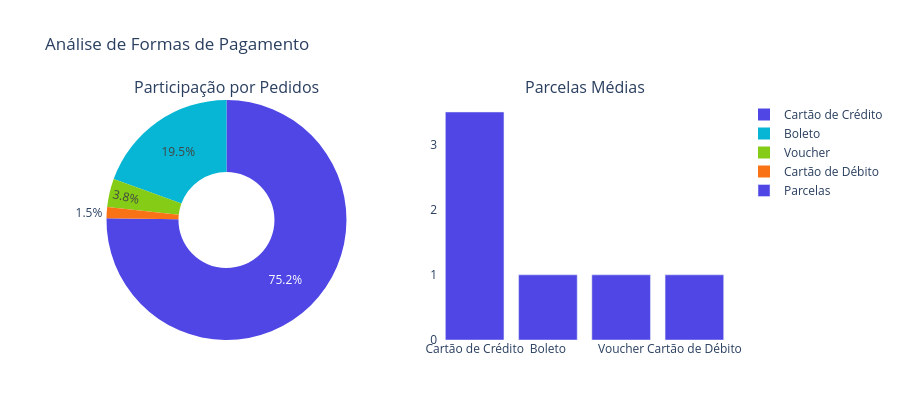

The notebook cell this image was saved under:
### Markdown cell above
## 9. Análise de Formas de Pagamento

### Code cell
query_pagamentos = """
SELECT
    payment_type                                AS forma_pagamento,
    COUNT(DISTINCT order_id)                    AS pedidos,
    ROUND(SUM(payment_value), 2)                AS valor_total,
    ROUND(AVG(payment_installments), 1)         AS parcelas_medias
FROM payments
WHERE payment_type != 'not_defined'
GROUP BY payment_type
ORDER BY pedidos DESC
"""

pagamentos = pd.read_sql(query_pagamentos, conn)
pagamentos['forma_pagamento'] = pagamentos['forma_pagamento'].replace({
    'credit_card': 'Cartão de Crédito',
    'boleto': 'Boleto',
    'voucher': 'Voucher',
    'debit_card': 'Cartão de Débito'
})

fig = make_subplots(rows=1, cols=2, specs=[[{'type':'pie'}, {'type':'bar'}]],
                    subplot_titles=('Participação por Pedidos', 'Parcelas Médias'))

fig.add_trace(go.Pie(
    labels=pagamentos['forma_pagamento'],
    values=pagamentos['pedidos'],
    hole=0.4,
    marker_colors=['#4f46e5','#06b6d4','#84cc16','#f97316']
), row=1, col=1)

fig.add_trace(go.Bar(
    x=pagamentos['forma_pagamento'],
    y=pagamentos['parcelas_medias'],
    marker_color='#4f46e5', name='Parcelas'
), row=1, col=2)

fig.update_layout(
    title='Análise de Formas de Pagamento',
    height=420, plot_bgcolor='white', paper_bgcolor='white'
)
fig.show()

### Figure 1 — Plotly figure (JSON) as saved in the notebook; plotly's stock layout.template omitted (floating-point values rounded to 4 significant figures)
{"data": [{"domain": {"x": [0, 0.45], "y": [0, 1]}, "hole": 0.4, "labels": ["Cartão de Crédito", "Boleto", "Voucher", "Cartão de Débito"], "marker": {"colors": ["#4f46e5", "#06b6d4", "#84cc16", "#f97316"]}, "type": "pie", "values": [76505, 19784, 3866, 1528]}, {"marker": {"color": "#4f46e5"}, "name": "Parcelas", "type": "bar", "x": ["Cartão de Crédito", "Boleto", "Voucher", "Cartão de Débito"], "xaxis": "x", "y": [3.5, 1.0, 1.0, 1.0], "yaxis": "y"}], "layout": {"annotations": [{"font": {"size": 16}, "showarrow": false, "text": "Participação por Pedidos", "x": 0.225, "xanchor": "center", "xref": "paper", "y": 1, "yanchor": "bottom", "yref": "paper"}, {"font": {"size": 16}, "showarrow": false, "text": "Parcelas Médias", "x": 0.775, "xanchor": "center", "xref": "paper", "y": 1, "yanchor": "bottom", "yref": "paper"}], "height": 420, "paper_bgcolor": "white", "plot_bgcolor": "white", "title": {"text": "Análise de Formas de Pagamento"}, "xaxis": {"anchor": "y", "domain": [0.55, 1]}, "yaxis": {"anchor": "x", "domain": [0, 1]}}}
